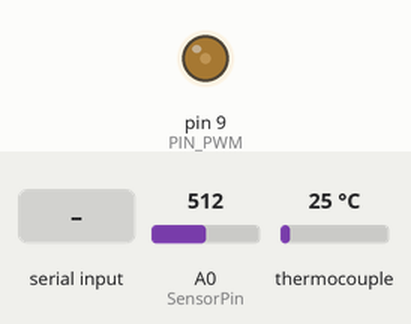
Recording of a sketch running on a simulated Arduino Uno, built with avr-gcc and run on an emulated ATmega328P. Shown: output pins drawn as LEDs (lit = HIGH). The inputs (shaded band) are chosen by the test bench; at power-on: thermocouple 25 °C, A0 (SensorPin) = 512. What the sketch prints to the serial monitor is not drawn.

Above: at 1.2 s.
1.3 s: "dut" received over Serial
At 3.0 s:
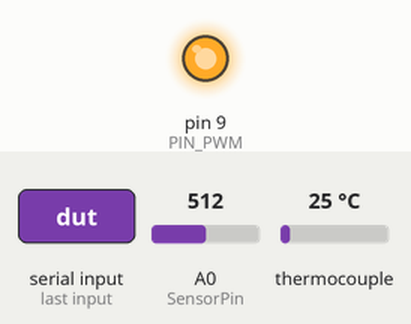
3.8 s: thermocouple set to 96 °C
5.3 s: thermocouple set to 104 °C
Timing chart, 0 to 8.3 s (numbered marks = the images above; inputs shaded):
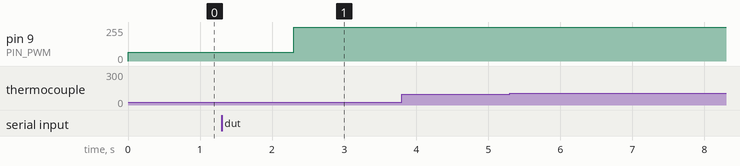

Measured:
- after the input at 1.3 s, pin 9 (PIN_PWM): 64/255 → 255/255 after 1.0 s

The sketch:

arduino_uno_zebrafish_ph.ino
```cpp
#include <TimerOne.h>

#include <Adafruit_MAX31865.h>  //pt100 sensor
// Use software SPI: CS, DI, DO, CLK
Adafruit_MAX31865 max = Adafruit_MAX31865(10, 11, 12, 13);
// The value of the Rref resistor. Use 430.0 for PT100 and 4300.0 for PT1000
#define RREF      430.0
// The 'nominal' 0-degrees-C resistance of the sensor
// 100.0 for PT100, 1000.0 for PT1000
#define RNOMINAL  100.0
//------------------------------------------------------------------------
//constants and variables for PWM control --> 0-10V
#define PIN_PWM 9 // PWM pin for 0-10V
int duty = 256; //this is 25%
//------------------------------------------------------------------------
//constants and variables for  ph sensor
#define SensorPin A0      //pH meter Analog output to Arduino Analog Input 0
//#define Offset 0.00     //deviation compensate
#define Offset 0.15
//#define LED 13
#define samplingInterval 20
#define printInterval 1000
#define ArrayLenth  40    //times of collection
int pHArray[ArrayLenth];  //Store the average value of the sensor feedback
int pHArrayIndex=0;
//------------------------------------------------------------------------

String stringa, comando, par;

void setup(void)
{
  max.begin(MAX31865_2WIRE);  // set to 2WIRE or 4WIRE as necessary
  pinMode(PIN_PWM, OUTPUT);
  Timer1.initialize(5000);//in microseconds. Period of wave, 5000 = 200 Hz *** 1000 = 1kHz *** 500 = 2kHz
  Serial.begin(115200);
  Timer1.pwm(PIN_PWM, duty);//Configure one of the timer's PWM pins. "duty" is from 0 to 1023, where 0 makes the pin always LOW and 1023 makes the pin always HIGH.
  //Timer1.setPwmDuty(pin, duty);//Set a new PWM, without reconfiguring the pin. This is slightly faster than pwm(), but pwm() must be used at least once to configure the pin.
  //Timer1.disablePwm(pin); //Stop using PWM on a pin. The pin reverts to being controlled by digitalWrite().
  Serial.println("Alive");
}


void loop(void)
{
  static unsigned long samplingTime = millis();
  static unsigned long printTime = millis();
  static float pHValue,voltage;

  //board for PH conversion
  if(millis()-samplingTime > samplingInterval)
  {
      pHArray[pHArrayIndex++]=analogRead(SensorPin);
      if(pHArrayIndex==ArrayLenth)pHArrayIndex=0;
      voltage = avergearray(pHArray, ArrayLenth)*5.0/1024;
      pHValue = 3.5*voltage+Offset;
      samplingTime=millis();
  }

  //board for Pt100 conversion
  uint16_t rtd = max.readRTD();
  //Serial.print("RTD value: "); Serial.println(rtd);
  float ratio = rtd;
  ratio /= 32768;
  //Serial.print("Ratio = "); Serial.println(ratio,8);
  //Serial.print("Resistance = "); Serial.println(RREF*ratio,8);

  //writing temperature and ph
  if(millis() - printTime > printInterval)   //Every 800 milliseconds, print a numerical, convert the state of the LED indicator
  {
    //Serial.print("T=");
    Serial.print(max.temperature(RNOMINAL, RREF));
    Serial.print("*");
    //Serial.print("PH=");
    Serial.println(pHValue,2);
  }

  while (Serial.available() > 0)
      {
        //parsing
        stringa = Serial.readString();
        comando = stringa.substring(0, 3);
        Serial.print("ric:");
        Serial.print(comando);
        if (comando == "dut")
          {
            par =  stringa.substring(3,stringa.length());
            duty = par.toInt();
            Serial.print(duty);
            Serial.print("\n\r");
            if ((1024 - duty) > 0)
              duty = 1024 - duty;
            //duty 200 --> 20%
            //duty 500 --> 50%
            //duty 1000 --> 98%
            Timer1.setPwmDuty(PIN_PWM, duty);//Set a new PWM, without reconfiguring the pin. This is slightly faster than pwm(), but pwm() must be used at least once to configure the pin.
          }
      }
}


//function for avarage calculation
double avergearray(int* arr, int number){
  int i;
  int max,min;
  double avg;
  long amount=0;
  if(number<=0){
    Serial.println("Error number for the array to avraging!/n");
    return 0;
  }
  if(number<5){   //less than 5, calculated directly statistics
    for(i=0;i<number;i++){
      amount+=arr[i];
    }
    avg = amount/number;
    return avg;
  }else{
    if(arr[0]<arr[1]){
      min = arr[0];max=arr[1];
    }
    else{
      min=arr[1];max=arr[0];
    }
    for(i=2;i<number;i++){
      if(arr[i]<min){
        amount+=min;        //arr<min
        min=arr[i];
      }else {
        if(arr[i]>max){
          amount+=max;    //arr>max
          max=arr[i];
        }else{
          amount+=arr[i]; //min<=arr<=max
        }
      }//if
    }//for
    avg = (double)amount/(number-2);
  }//if
  return avg;
}
```
